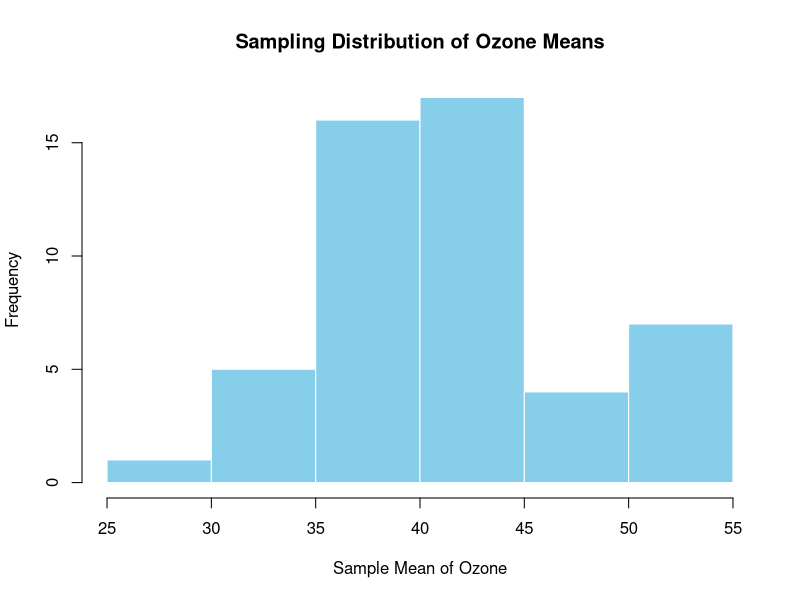

Generate this figure with R:
data(airquality)

set.seed(123) 

sample_means <- c()

for (i in 1:50) {
  sample_data <- sample(na.omit(airquality$Ozone), size = 20, replace = TRUE)
  sample_means[i] <- mean(sample_data)
}

hist(sample_means,
     main = "Sampling Distribution of Ozone Means",
     xlab = "Sample Mean of Ozone",
     col = "skyblue",
     border = "white"
     )
